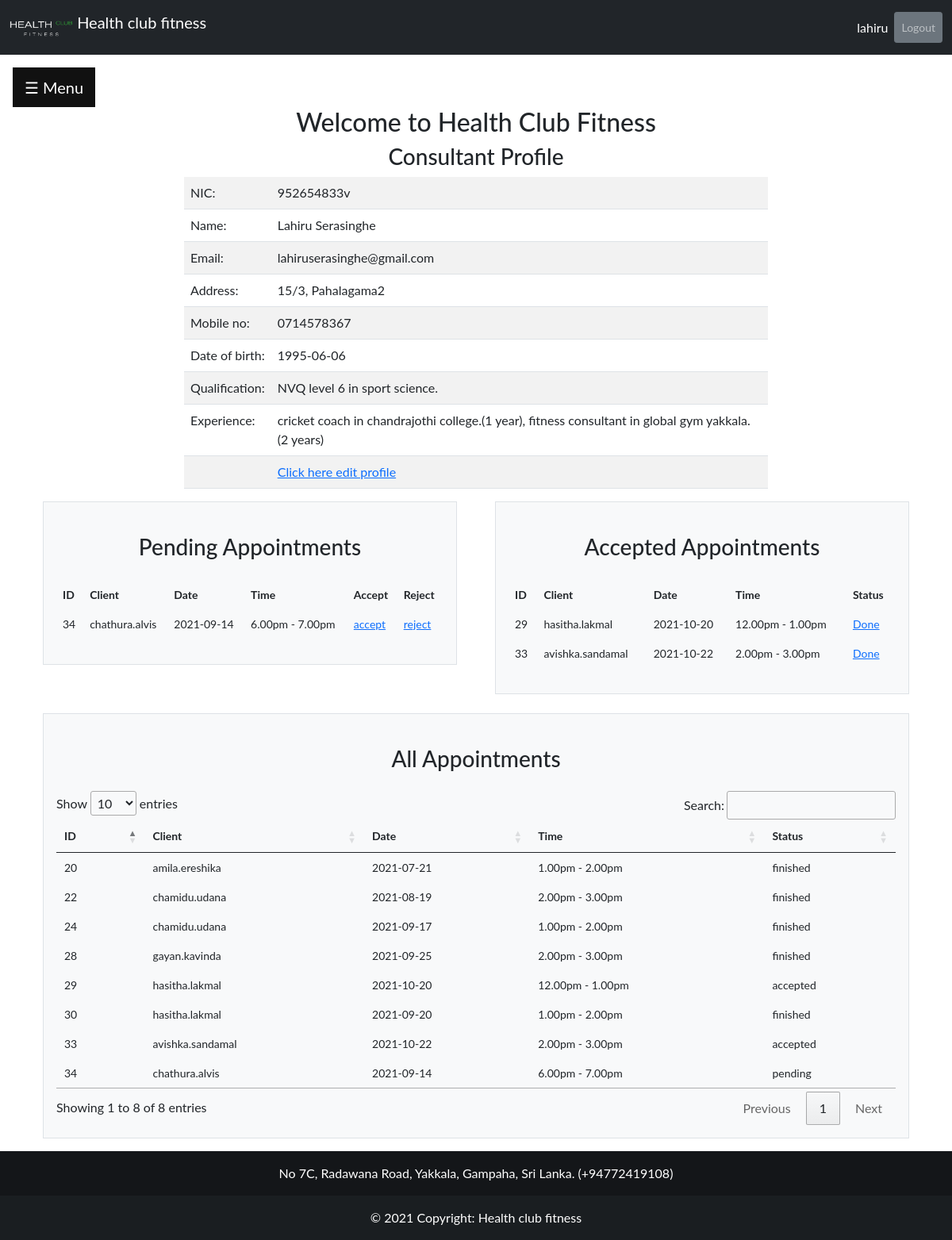
Page /consultant_dashboard.php (signed in) on the committed database.
### tables this page shows
CREATE TABLE IF NOT EXISTS `consultant` (
  `nic` varchar(15) NOT NULL,
  `name` varchar(50) NOT NULL,
  `username` varchar(20) NOT NULL,
  `email` varchar(50) NOT NULL,
  `address` varchar(100) NOT NULL,
  `mobile_no` varchar(50) NOT NULL,
  `dob` varchar(10) NOT NULL,
  `qualification` varchar(300) NOT NULL,
  `experience` varchar(300) NOT NULL,
  `password` varchar(20) NOT NULL,
  `date_joined` timestamp NOT NULL DEFAULT CURRENT_TIMESTAMP,
  `deletion_indicator` varchar(20) DEFAULT NULL,
  PRIMARY KEY (`nic`)
);

CREATE TABLE IF NOT EXISTS `appointment` (
  `id` int(20) NOT NULL AUTO_INCREMENT,
  `client_username` varchar(20) NOT NULL,
  `consultant_username` varchar(50) NOT NULL,
  `appointment_date` varchar(10) NOT NULL,
  `appointment_time` varchar(20) NOT NULL,
  `status` varchar(10) NOT NULL,
  `date_created` timestamp NOT NULL DEFAULT CURRENT_TIMESTAMP,
  `deletion_indicator` varchar(20) DEFAULT NULL,
  PRIMARY KEY (`id`)
);

### consultant_dashboard.php (the view, shortened to what this page needs)
<?php
  include "connection/connection2.php";
  $username = $_SESSION['ConsultantUser'];
  $appointment_list = '';
  $query = "SELECT id,client_username,appointment_date,appointment_time FROM appointment WHERE deletion_indicator IS NULL AND consultant_username ='$username' AND status='pending' ORDER BY id";
  $appointments = mysqli_query($connection, $query);
      while ($appointment = mysqli_fetch_assoc($appointments)) {
      $appointment_list .= "<tr>";
      $appointment_list .= "<td>{$appointment['id']}</td>";
      $appointment_list .= "<td>{$appointment['client_username']}</td>";
      $appointment_list .= "<td>{$appointment['appointment_date']}</td>";
      $appointment_list .= "<td>{$appointment['appointment_time']}</td>";
      $appointment_list .= "<td><a href=appointment_accept.php?id={$appointment['id']}>accept</a></td>";
      $appointment_list .= "<td><a href=appointment_reject.php?id={$appointment['id']}>reject</a></td>";
      $appointment_list .= "</tr>";
    }
 ?>
<?php
  include "connection/connection2.php";
  $username = $_SESSION['ConsultantUser'];
  $accepted_appointment_list = '';
  $query = "SELECT id,client_username,appointment_date,appointment_time FROM appointment WHERE deletion_indicator IS NULL AND consultant_username ='$username' AND status='accepted' ORDER BY id";
  $accepted_appointments = mysqli_query($connection, $query);
      while ($accepted_appointment = mysqli_fetch_assoc($accepted_appointments)) {
      $accepted_appointment_list .= "<tr>";
      $accepted_appointment_list .= "<td>{$accepted_appointment['id']}</td>";
      $accepted_appointment_list .= "<td>{$accepted_appointment['client_username']}</td>";
      $accepted_appointment_list .= "<td>{$accepted_appointment['appointment_date']}</td>";
      $accepted_appointment_list .= "<td>{$accepted_appointment['appointment_time']}</td>";
      $accepted_appointment_list .= "<td><a href=appointment_finish.php?id={$accepted_appointment['id']}>Done</a></td>";
      $accepted_appointment_list .= "</tr>";
    }
 ?>
<?php
  include "connection/connection2.php";
  $username = $_SESSION['ConsultantUser'];
  $appointment_history = '';
  $query = "SELECT id,client_username,appointment_date,appointment_time,status FROM appointment WHERE consultant_username ='$username' ORDER BY id";
  $appointments_histories = mysqli_query($connection, $query);
      while ($appointments_history = mysqli_fetch_assoc($appointments_histories)) {
      $appointment_history .= "<tr>";
      $appointment_history .= "<td>{$appointments_history['id']}</td>";
      $appointment_history .= "<td>{$appointments_history['client_username']}</td>";
      $appointment_history .= "<td>{$appointments_history['appointment_date']}</td>";
      $appointment_history .= "<td>{$appointments_history['appointment_time']}</td>";
      $appointment_history .= "<td>{$appointments_history['status']}</td>";
      $appointment_history .= "</tr>";
    }
 ?>
<!DOCTYPE html>
<html lang="en">
<head>
    <link href="https://cdn.jsdelivr.net/npm/bootstrap@5.0.1/dist/css/bootstrap.min.css" rel="stylesheet">
    <link rel="stylesheet" type="text/css" href="https://cdn.datatables.net/1.11.1/css/jquery.dataTables.min.css">
</head>
<body>
<nav class="navbar navbar-expand-lg navbar-dark bg-dark ">
  <div class="container-fluid">
    <a class="navbar-brand" href="#">
    <img src="image/logo/HealthClubLogo.png" alt="" width="80" height="40" class="d-inline-block align-text-top">
        Health club fitness</a>
    <div class="collapse navbar-collapse" id="navbarNav">
      <ul class="navbar-nav ms-auto mb-2 mb-lg-0">
        <li class="nav-item ">
          <a class="nav-link"></a>
        </li>
        <li class="nav-item">
          <a class="nav-link"></a>
        </li>
        <li class="nav-item">
          <a class="nav-link active"><?php echo $_SESSION['ConsultantUser']; ?></a>
        </li>
        <li class="nav-item">
          <a class="nav-link btn btn-secondary btn-sm" role="button" href = "logout.php">Logout</a>
        </li>
      </ul>
    </div>
  </div>
</nav>
<div id="main">
  <button class="openbtn" onclick="openNav()">☰ Menu</button>
<h2 class="text-center">Welcome to Health Club Fitness</h2>
<div class="container">
    <div class="row">
        <div class="col-lg-8 offset-lg-2">
            <h3 class="text-center">Consultant Profile</h3>
<table class="table table-striped">
<?php
include "connection/connection.php";
$username = $_SESSION['ConsultantUser'];
$records = mysqli_query($db," SELECT nic, name, email,  address,  mobile_no,  dob,  qualification,  experience FROM `consultant` WHERE deletion_indicator IS NULL AND username ='$username' ");
while($data = mysqli_fetch_array($records))
{
?>
    <tr><td>NIC:</td>              <td> <?php echo $data['nic']; ?> </td></tr>
    <tr><td>Name:</td>             <td> <?php echo $data['name']; ?> </td></tr>
    <tr><td>Email:</td>            <td> <?php echo $data['email']; ?> </td></tr>
    <tr><td>Address:</td>          <td> <?php echo $data['address']; ?> </td></tr>
    <tr><td>Mobile no:</td>        <td> <?php echo $data['mobile_no']; ?> </td></tr>
    <tr><td>Date of birth:</td>    <td> <?php echo $data['dob']; ?> </td></tr>
    <tr><td>Qualification:</td>    <td> <?php echo $data['qualification']; ?> </td></tr>
    <tr><td>Experience:</td>       <td> <?php echo $data['experience']; ?> </td></tr>
    <tr><td></td>     <td> <a href=consultant_update2.php?nic=<?php echo $data['nic'] ?>>Click here edit profile</a> </td></tr>
<?php
}
?>
</table>
        </div>
    </div>
</div>
<div class="container px-4">
  <div class="row gx-5">
    <div class="col">
     <div class="p-3 border bg-light">
              <h3 class="text-center">Pending Appointments</h3>
                <table class="table table-borderless" style="font-size: 14px;">
                  <thead>
                    <tr>
                      <th>ID</th>
                      <th>Client</th>
                      <th>Date</th>
                      <th>Time</th>
                      <th>Accept</th>
                      <th>Reject</th>
                    </tr>
                  </thead>
                    <tbody>
                    <?php echo $appointment_list; ?>
                    </tbody>
                </table>
     </div>
    </div>
    <div class="col">
      <div class="p-3 border bg-light">
              <h3 class="text-center">Accepted Appointments</h3>
                <table class="table table-borderless " style="font-size: 14px;">
                  <thead>
                    <tr>
                      <th>ID</th>
                      <th>Client</th>
                      <th>Date</th>
                      <th>Time</th>
                      <th>Status</th>
                    </tr>
                  </thead>
                    <tbody>
                    <?php echo $accepted_appointment_list; ?>
                    </tbody>
                </table>
      </div>
    </div>
  </div>
</div>
<div class="container px-4">
  <div class="row gx-5">
    <div class="col">
     <div class="p-3 border bg-light">
              <div class="mt-4 col-md-12"></div>
              <h3 class="text-center">All Appointments</h3>
                <table class="table table-borderless" id="example" style="font-size: 14px;">
                  <thead>
                    <tr>
                      <th>ID</th>
                      <th>Client</th>
                      <th>Date</th>
                      <th>Time</th>
                      <th>Status</th>
                    </tr>
                  </thead>
                    <tbody>
                    <?php echo $appointment_history; ?>
                    </tbody>
                </table>
     </div>
    </div>
  </div>
</div>
</div>
<footer class="bg-dark text-center text-white">
    <div class="text-center p-3" style="background-color: rgba(0, 0, 0, 0.4);">
        No 7C, Radawana Road, Yakkala, Gampaha, Sri Lanka. (+94772419108)
    </div>
    <div class="text-center p-3" style="background-color: rgba(0, 0, 0, 0.2);">
    © 2021 Copyright: Health club fitness
    </div>
</footer>
</body>
</html>

### consultant_dashboard.php (style rules this page uses)
body { font-family: "Lato", sans-serif; }
.openbtn { font-size: 20px; cursor: pointer; background-color: #111; color: white; padding: 10px 15px; border: none; }
#main { transition: margin-left .5s; padding: 16px; }

### rows in the picture
consultant: nic "952654833v", name "Lahiru Serasinghe", email "lahiruserasinghe@gmail.com", address "15/3, Pahalagama2", mobile_no "0714578367", dob "1995-06-06", qualification "NVQ level 6 in sport science.", experience "cricket coach in chandrajothi college.(1 year), fitness consultant in global gym yakkala. (2 years)"
appointment: id "34", client_username "chathura.alvis", appointment_date "2021-09-14", appointment_time "6.00pm - 7.00pm", status "pending"
appointment: id "29", client_username "hasitha.lakmal", appointment_date "2021-10-20", appointment_time "12.00pm - 1.00pm", status "accepted"
appointment: id "33", client_username "avishka.sandamal", appointment_date "2021-10-22", appointment_time "2.00pm - 3.00pm", status "accepted"
appointment: id "20", client_username "amila.ereshika", appointment_date "2021-07-21", appointment_time "1.00pm - 2.00pm", status "finished"
appointment: id "22", client_username "chamidu.udana", appointment_date "2021-08-19", appointment_time "2.00pm - 3.00pm", status "finished"
appointment: id "24", client_username "chamidu.udana", appointment_date "2021-09-17", appointment_time "1.00pm - 2.00pm", status "finished"
appointment: id "28", client_username "gayan.kavinda", appointment_date "2021-09-25", appointment_time "2.00pm - 3.00pm", status "finished"
appointment: id "30", client_username "hasitha.lakmal", appointment_date "2021-09-20", appointment_time "1.00pm - 2.00pm", status "finished"

### other values in the picture
$_SESSION['ConsultantUser'] "lahiru"
